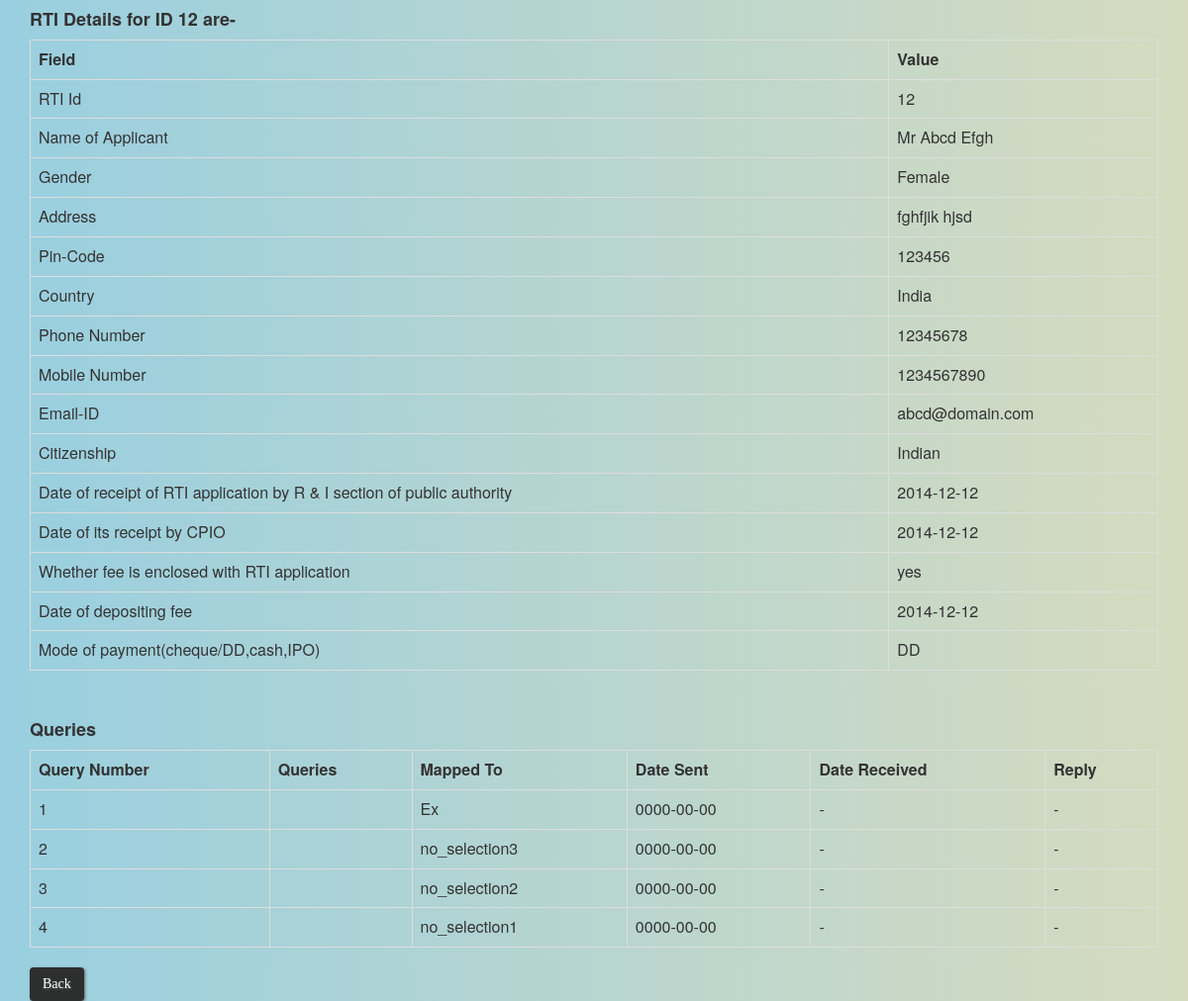
The app's page /compid.php?id=12 with its own data.
### tables this page shows
CREATE TABLE `add_rti` (
  `id` int(11) NOT NULL,
  `name` varchar(30) NOT NULL,
  `gender` varchar(15) NOT NULL,
  `address` varchar(100) NOT NULL,
  `pin_code` int(11) NOT NULL,
  `state` varchar(20) NOT NULL,
  `country` varchar(10) NOT NULL,
  `phone_no` varchar(15) NOT NULL,
  `mobile` varchar(15) NOT NULL,
  `email` varchar(40) NOT NULL,
  `citizenship` varchar(15) NOT NULL,
  `date_of_receipt` date NOT NULL,
  `date_of_receipt_cio` date NOT NULL,
  `timespan` int(11) NOT NULL,
  `fee_enclosed` varchar(10) NOT NULL,
  `fee_deposit_date` date NOT NULL,
  `pay_mode` varchar(20) NOT NULL,
  `archive` int(11) DEFAULT NULL,
  `closed` int(11) DEFAULT NULL
);

CREATE TABLE `t2` (
  `id` int(11) NOT NULL,
  `q_no` int(11) NOT NULL,
  `ques` varchar(200) NOT NULL,
  `map` varchar(50) NOT NULL,
  `date_sent` date NOT NULL
);

### compid.php (the view, shortened to what this page needs)
<html>
	<head>
		<link rel="stylesheet" href="css/background.css">
		<link rel="stylesheet" href="bootstrap/css/bootstrap.min.css">
	</head>
<body>
<div class='container'>
<?php
	include 'config_database.php';
	$id=$_GET['id'];
	echo "<h4><strong>RTI Details for ID ".$id." are-</strong></h4>" ;
	$query=" SELECT * FROM add_rti where id=".$id;
    $res=mysqli_query($con, $query);
	$r1=mysqli_fetch_assoc($res);
	echo "<table class='table table-bordered'>" ;
		echo "<tr>
				<th>Field</th>
				<th>Value</th>
			</tr>";
		echo "<tr>";
			echo "<td>RTI Id</td>";
			echo "<td>".$r1['id']."</td>";
		echo "</tr>";
		echo "<tr>";
			echo "<td>Name of Applicant</td>";
			echo "<td>".$r1['name']."</td>";
		echo "</tr>";
		echo "<tr>";
			echo "<td>Gender</td>";
			echo "<td>".$r1['gender']."</td>";
		echo "</tr>";
		echo "<tr>";
			echo "<td>Address</td>";
			echo "<td>".$r1['address']."</td>";
		echo "</tr>";
		echo "<tr>";
			echo "<td>Pin-Code</td>";
			echo "<td>".$r1['pin_code']."</td>";
		echo "</tr>";
		echo "<tr>";
			echo "<td>Country</td>";
			echo "<td>".$r1['country']."</td>";
		echo "</tr>";
		echo "<tr>";
			echo "<td>Phone Number</td>";
			echo "<td>".$r1['phone_no']."</td>";
		echo "</tr>";
		echo "<tr>";
			echo "<td>Mobile Number</td>";
			echo "<td>".$r1['mobile']."</td>";
		echo "</tr>";
		echo "<tr>";
			echo "<td>Email-ID</td>";
			echo "<td>".$r1['email']."</td>";
		echo "</tr>";
		echo "<tr>";
			echo "<td>Citizenship</td>";
			echo "<td>".$r1['citizenship']."</td>";
		echo "</tr>";
		echo "<tr>";
			echo "<td>Date of receipt of RTI application by R & I section of public authority</td>";
			echo "<td>".$r1['date_of_receipt']."</td>";
		echo "</tr>";
		echo "<tr>";
			echo "<td>Date of its receipt by CPIO</td>";
			echo "<td>".$r1['date_of_receipt_cio']."</td>";
		echo "</tr>";
		echo "<tr>";
			echo "<td>Whether fee is enclosed with RTI application</td>";
			echo "<td>".$r1['fee_enclosed']."</td>";
		echo "</tr>";
		echo "<tr>";
			echo "<td>Date of depositing fee</td>";
			echo "<td>".$r1['fee_deposit_date']."</td>";
		echo "</tr>";
		echo "<tr>";
			echo "<td>Mode of payment(cheque/DD,cash,IPO)</td>";
			echo "<td>".$r1['pay_mode']."</td>";
		echo "</tr>";
	echo "</table><br>";
	$query=" SELECT * FROM t2 where id=".$id;
    $res=mysqli_query($con, $query);
	$r6=mysqli_fetch_assoc($res);
	$query=" SELECT * FROM reply_queries where id=".$id;
    $res1=mysqli_query($con, $query);
	$r7=mysqli_fetch_assoc($res1);
	echo "<h4><strong>Queries<strong></h4>";
	echo "<table class='table table-bordered'>
			<tr>
				<th>Query Number</th>
				<th>Queries</th>
				<th>Mapped To</th>
				<th>Date Sent</th>
				<th>Date Received</th>
				<th>Reply</th>
			</tr>";
	if($r6)
	{
		do{
			echo "<tr>";
				echo "<td>".$r6['q_no']."</td>";
				echo "<td>".$r6['ques']."</td>";
				echo "<td>".$r6['map']."</td>";
				echo "<td>".$r6['date_sent']."</td>";
				if($r7)
				{
					while($r6['q_no']==$r7['q_no'])
					{
						echo "<td>".$r7['date_received']."</td>";
						echo "<td>".$r7['ans']."; ".$r7['section']."</td>";
						$r7=mysqli_fetch_assoc($res1);
					}
				}
				else
				{
					echo "<td> - </td>";
					echo "<td> - </td>";
				}
			echo "</tr>";
			$r6=mysqli_fetch_assoc($res);
		}while($r6);
	}
	echo "</table>";
	if($r1['archive']==1)
		echo "<a class=btn href='completed_rti.php'>Back</a>" ;
	else
		echo "<a class=btn href='ongoing_rti_option.php?id=".$id."'>Back</a>" ;
?>
</div>
</body>
</html>

### css/background.css (style rules this page uses)
body { background: #99cfe0; background: -moz-linear-gradient(left, #f9cfe0 0%, #d6dbbf 100%); background: -webkit-linear-gradient(left, #99cfe0 0%,#d6dbbf 100%); background: linear-gradient(to right, #99cfe0 0%,#d6dbbf 100%); }
.btn { background: #2d2e2e; background-image: -webkit-linear-gradient(top, #2d2e2e, #6b696b); background-image: -moz-linear-gradient(top, #2d2e2e, #6b696b); background-image: -ms-linear-gradient(top, #2d2e2e, #6b696b); background-image: -o-linear-gradient(top, #2d2e2e, #6b696b); background-image: linear-gradient(to bottom, #2d2e2e, #6b696b); -webkit-border-radius: 8; -moz-border-radius: 8; border-radius: 8px; text-shadow: 1px 1px 3px #616161; -webkit-box-shadow: 1px 1px 3px #666666; -moz-box-shadow: 1px 1px 3px #666666; box-shadow: 1px 1px 3px #666666; font-family: Georgia; color: #ffffff; font-size: 20px; padding: 10px 20px 10px 20px; text-decoration: none; cursor: pointer; }

### records on screen
add_rti: id "12", name "Mr Abcd Efgh", gender "Female", address "fghfjik hjsd", pin_code "123456", country "India", phone_no "12345678", mobile "1234567890", email "abcd@domain.com", citizenship "Indian", date_of_receipt "2014-12-12", date_of_receipt_cio "2014-12-12", fee_enclosed "yes", fee_deposit_date "2014-12-12", pay_mode "DD"
t2: q_no "1", map "Ex", date_sent "0000-00-00"
t2: q_no "2", map "no_selection3", date_sent "0000-00-00"
t2: q_no "3", map "no_selection2", date_sent "0000-00-00"
t2: q_no "4", map "no_selection1", date_sent "0000-00-00"

### other values on screen
$id "12"
